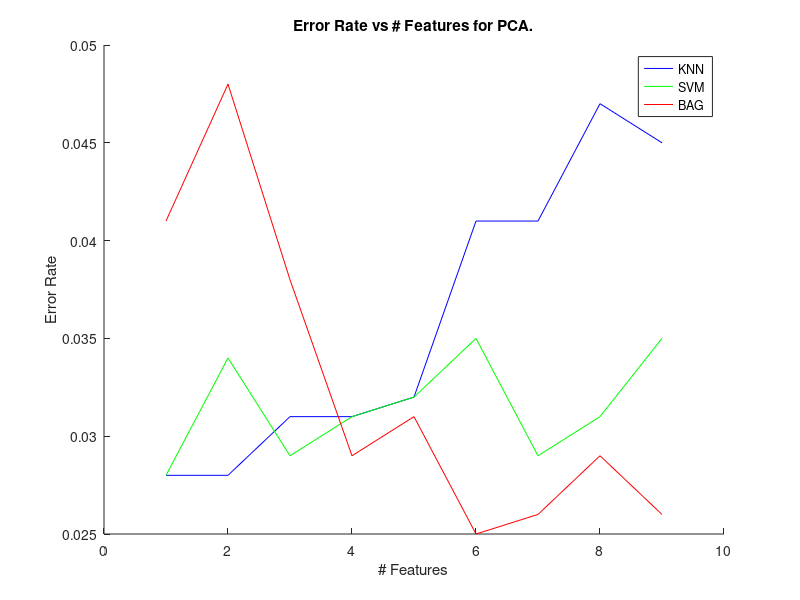

MATLAB code to generate this figure:
function plotpcaerror()
title('Error Rate vs # Features for PCA.');
ylabel('Error Rate');
xlabel('# Features');
knnX = [1,2,3,4,5,6,7,8,9];
knnY = [.028, .028, .031, .031, .032, .041, .041, .047, .045];
line(knnX,knnY,'Color','b'); hold on;
svmX = [1,2,3,4,5,6,7,8,9];
svmY = [.028, .034, .029, .031, .032, .035, .029, .031, .035];
line(svmX,svmY,'Color','g'); hold on;
bagX = [1,2,3,4,5,6,7,8,9];
bagY = [.041, .048, .038, .029, .031, .025, .026, .029, .026];
line(bagX,bagY,'Color','r'); hold on;
legend('KNN', 'SVM', 'BAG');